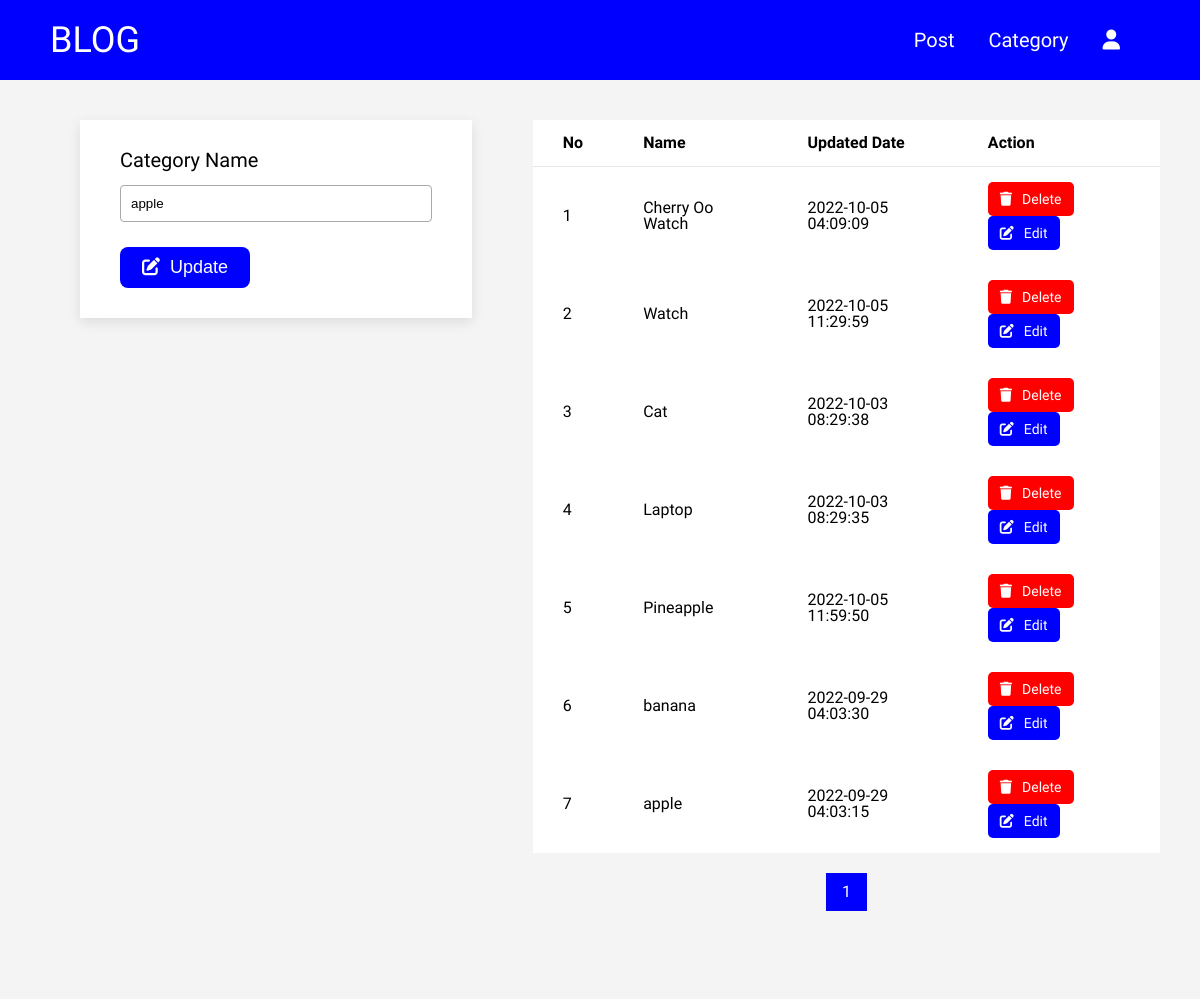
/category/edit.php?id=9, run on the app's committed database.
### tables this page shows
CREATE TABLE `categories` (
  `id` int NOT NULL AUTO_INCREMENT,
  `name` varchar(225) NOT NULL,
  `created_date` datetime NOT NULL,
  `updated_date` datetime NOT NULL,
  PRIMARY KEY (`id`)
);

### category/edit.php (the view, shortened to what this page needs)
<?php
require_once"../common/conn.php";
?>
<!DOCTYPE html>
<html lang="en">
<head>
    <link rel="stylesheet" href="../css/reset.css">
    <link rel="stylesheet" href="../css/common.css">
    <link rel="stylesheet" href="../css/categories.css">
    <link rel="stylesheet" href="https://cdnjs.cloudflare.com/ajax/libs/font-awesome/6.2.0/css/all.min.css" />
</head>
<body>
    <?php include "../common/nav.php"; ?>
    <div class="up clearfix">
    <div class="lft">
        <?php
        $id = $_GET['id'];
        $category = "SELECT * FROM categories WHERE id=$id";
        $query = mysqli_query($conn,$category);
        $row = mysqli_fetch_assoc($query);
        ?>
        <div class="container">
            <div class="inner">
                <form class="form" action="" method="post">
                    <div class="form-group">
                        <label for="name">Category Name</label><br>
                        <input type="text" name="name" value="<?php echo $row['name'] ?>">
                    </div>
                    <div class="btn-up">
                        <button class="btn" name="categoryEdit"><i class='fa-solid fa-pen-to-square'></i>Update</button>
                    </div>
                </form>
            </div>
        </div>
    </div>
    <div class="rgt">
        <?php
        if (!isset ($_GET['page']) ) {
            $page = 1;
        } else {
            $page = $_GET['page'];
        }
        $resultsPerPage = 10;
        $pageFirstResult = ($page-1) * $resultsPerPage;
        $sql = "SELECT * FROM categories ORDER BY id DESC";
        $result = mysqli_query($conn, $sql);
        $numberOfResult = mysqli_num_rows($result);
        $numberOfPage = ceil ($numberOfResult / $resultsPerPage);
        $sql = "SELECT * FROM categories ORDER BY id DESC LIMIT " . $pageFirstResult . ',' . $resultsPerPage;
        $query = mysqli_query($conn, $sql);
        ?>
        <div class="">
            <table>
                <thead>
                    <tr>
                        <th>No</th>
                        <th>Name</th>
                        <th>Updated Date</th>
                        <th>Action</th>
                    </tr>
                </thead>
                <tbody>
                    <?php
                    $getPage= isset($_GET['page']) ? $_GET['page'] : 1;
                    $num = ($getPage - 1) * $resultsPerPage;
                    while($rows = mysqli_fetch_assoc($query)){
                        echo "<tr>";
                        echo "<td>".++$num."</td>";
                        echo "<td>{$rows['name']}</td>";
                        echo "<td>{$rows['updated_date']}</td>";
                        echo "<td><a class='del' href='destroy.php?id={$rows['id']}'><i class='fa-solid fa-trash'></i>Delete</a><a class='edit' href='edit.php?id={$rows['id']}'><i class='fa-solid fa-pen-to-square'></i>Edit</a></td>";
                    ?>
                    <?php }
                    echo "</tr>";
                    ?>
                </tbody>
            </table>
        </div>
        <div class="pagination clearfix">
                <div class="paginate-up">
                    <?php
                    $currentPage = isset($_GET['page'])?$_GET['page'] : 1;
                    for($page = 1; $page<= $numberOfPage; $page++) {
                        $activeClass = "";
                        if($page==$currentPage)
                        {
                            $activeClass = "active-link";
                        }
                        echo '<a id="paginate" class="paginate border-radius '.$activeClass.'" href = "index.php?page=' . $page . '">' . $page . ' </a>';
                    }
                    ?>
                </div>
            </div>
    </div>
    </div>
</body>
</html>

### css/common.css (style rules this page uses)
* { box-sizing: border-box; scroll-behavior: smooth; }
body { font-size: 16px; font-family: 'Roboto', sans-serif; font-weight: 400; }
.clearfix::after { clear: both; display: table; content: ''; }

### css/categories.css (style rules this page uses)
body { background-color: #f4f4f4;; }
.up { margin: 40px; }
.lft { float: left; width: 35%; padding: 30px 0px; float: left; background-color: #ffffff; width: 35%; box-shadow: rgb(0 0 0 / 10%) 0px 4px 12px; padding: 30px 40px; margin-left: 40px; margin-top: 20px; }
.rgt { float: right; width: 56%; }
label { font-size: 20px; }
.form-group { margin-bottom: 25px; }
input { width: 100%; outline: none; margin-top: 15px; padding: 10px; border-radius: 4px; border: 1px solid #aaa; }
button.btn { padding: 8px 20px; font-size: 18px; border: 2px solid transparent; cursor: pointer; background-color: blue; color: #ffffff; border-radius: 8px; }
table { width: 100%; background-color: white; margin-top: 20px; }
thead { border-bottom: 1px solid rgba(0,0,0,0.05); }
th { font-weight: 700; }
th,td { text-align: left; padding: 15px 30px; vertical-align: middle; }
.del { text-decoration: none; color: white; border: 2px solid transparent; background-color: red; font-size: 14px; padding: 8px 10px; border-radius: 5px; display: inline-block; margin-right: 8px; }
.edit { text-decoration: none; border: 2px solid transparent; color: white; background-color: blue; font-size: 14px; padding: 8px 10px; border-radius: 5px; display: inline-block; margin-right: 8px; }
i { margin-right: 10px; }
.pagination { margin: 20px 0px 60px; text-align: center; }
.paginate-up { display: inline-block; background: white; border-radius: 10px; }
.paginate { display: inline-block; border: 1px solid rgba(0,0,0,0.05); text-decoration: none; padding: 10px 15px; }
.active-link { background-color: blue; color: white; }

### css/style.css (style rules this page uses)
body { background-color: #f4f4f4; }

### data on the page
categories: name "apple", updated_date "2022-09-29 04:03:15"
categories: name "Cherry Oo Watch", updated_date "2022-10-05 04:09:09"
categories: name "Watch", updated_date "2022-10-05 11:29:59"
categories: name "Cat", updated_date "2022-10-03 08:29:38"
categories: name "Laptop", updated_date "2022-10-03 08:29:35"
categories: name "Pineapple", updated_date "2022-10-05 11:59:50"
categories: name "banana", updated_date "2022-09-29 04:03:30"
